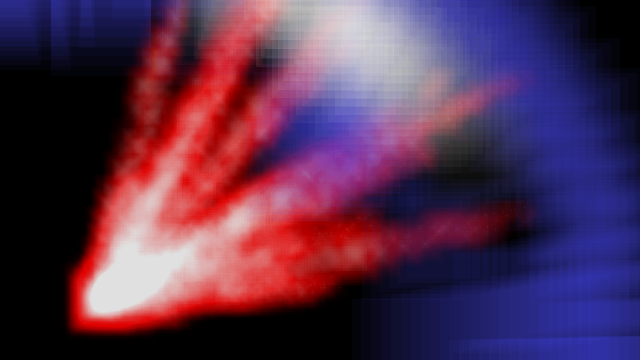
Frame 1 (no input)
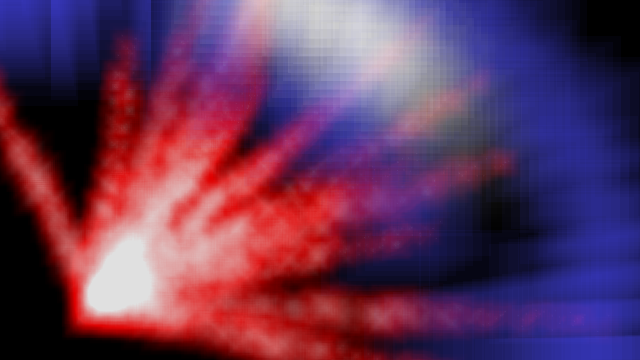
Frame 60 (the mouse pressed at the canvas centre just before this capture)
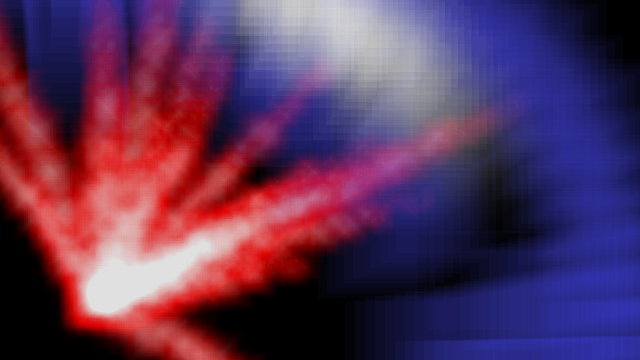
Frame 120 (the mouse held since frame 60 and released just before this capture)

The Processing sketch that drew these frames (run headless with seeded random() and noise(); from frame 60 on, the mouse is pressed at the canvas centre):

// Processing sketch: processing_84273
// ── processing_84273.pde

/*
 * Red and Blue 
 * Copyright 2012 Pavel Mironchyk 
 */

RayMachine raymachine;
Shining    blueShining; 

void setup() {
  size(640, 360);
  raymachine = new RayMachine();
  blueShining = new Shining(450, 
                            100, 400,
                           -HALF_PI/4, HALF_PI+ HALF_PI/4,
                           80, 80, 255,
                           50,150, 100);
  
  frameRate(25);
}

void blur_filter() {
  
  float v = 2 / 9.0;
  float[][] kernel = {{ 0.5*v, 0.5*v, 0.5*v }, 
                    { 0.5*v, 2*v, 0.5*v }, 
                    { 0.5*v, 0.5*v, 0.5*v }};
 loadPixels();
  for (int y = 1; y < height-1; y++) {   
    for (int x = 1; x < width-1; x++) {  
      float[] sum = { 0, 0, 0}; 
      for (int ky = -1; ky <= 1; ky++) {
        for (int kx = -1; kx <= 1; kx++) {
          int pos = (y + ky)*width + (x + kx);
          float val = red(pixels[pos]);
          sum[0] += kernel[ky+1][kx+1] * val;
          val = green(pixels[pos]);
          sum[1] += kernel[ky+1][kx+1] * val;
          val = blue(pixels[pos]);
          sum[2] += kernel[ky+1][kx+1] * val;
        }
      }
      pixels[y*width + x] = color(sum[0],sum[1],sum[2]);
    }
  }
  updatePixels();
}

void draw() {
  background(0);
  noStroke();
  raymachine.draw();
  blueShining.draw();
 // blur_filter();
}
/*
 * Red and Blue 
 * Copyright 2012 Pavel Mironchyk 
 */

class Ray
{
  int num_points;
  int layers;  
  int cx;
  int cy;
  float length;
  float direction;
  
  float[] x, y, r;
  
  float rwidth;
  float dev; // deviation 1
  float dev2; // deviation 2
  
  float oscilation;
  float amplitude;
    
  Ray(int num_points_,
      int layers_, 
      int cx_, int cy_, 
      float length_, 
      float direction_) {
    
    num_points = num_points_;
    layers = layers_;
    cx = cx_;
    cy = cy_;
    length = length_;
    direction = direction_;
    
    rwidth = 50 + random(-10,10);

    dev = 10; 
    dev2 = 5;
    
    x = new float[num_points];
    y = new float[num_points];
    r = new float[num_points*layers];
    
    float phase_shift = random(-HALF_PI, HALF_PI);
    float fragmenter = random(30, num_points);
    
    oscilation = random(40, 100);
    amplitude = random(-1,1)*HALF_PI;
  }
  
  void update()
  {
    float phase_shift = random(-HALF_PI, HALF_PI);
    float fragmenter = random(0, 100);
    float angle = direction + amplitude*sin(frameCount*TWO_PI/oscilation);
    float length_ = length + random(-150, 50);
    for(int i = 0; i < num_points; i++)
    {
      float rr2 = length_*i/num_points; 
      x[i] = cx + rr2*sin(angle) + random(-dev, dev);
      y[i] = cy - rr2*cos(angle) + random(-dev, dev);
      
      r[i] = rwidth*cos(float(i)*HALF_PI/1.3/num_points) + dev2 + dev2*sin(phase_shift + i*TWO_PI/fragmenter);
      
      for(int j = 1 ; j < layers; j++) 
      {
           float z =  r[i+((j-1)*num_points)] - rwidth/layers;
           if(z <= 0) z = 1.0;
           r[i + (j*num_points)] =z;
      }  
    }
   
  }
};


class RayMachine
{
  int num_layers; // number of layers for blur effect
  int num_points;
  int shiness;
  
  ArrayList<Ray> rays;
  
  RayMachine()
  {
    num_layers = 10;
    shiness    = 4;
    num_points = 130;
    
    int cx = 100;
    int cy = 300;
    
    int numrays = 15;
    
    rays = new ArrayList<Ray>();
    while(numrays > 0)
    {
      rays.add(new Ray(num_points,
                       num_layers,
                       cx, cy,
                       500 + random(-200, 0),
                       PI/4-random(-PI/4, PI/4)));
      numrays --;
    } 
  }
  
  void draw()
  {
     for(int j = 0; j < rays.size(); j++) {
           rays.get(j).update();
     }
           
     int layer = 0; 
     while(layer < num_layers)
     {
        if(layer < num_layers/2)
          fill(255, 0, 0, shiness);
        else
          fill(255, 255, 255, shiness);
       
       for(int i = 0 ; i < num_points; i ++) {
         for(int j = 0; j < rays.size(); j++) {
           Ray ray = rays.get(j);
           int r = (int)ray.r[i+(layer*num_points)];
           rect(ray.x[i] - r/2, ray.y[i] - r/2, r, r);
           //ellipse(ray.x[i], ray.y[i], r, r);
         }
       }
       layer ++;
     }
  }
};

/*
 * Red and Blue 
 * Copyright 2012 Pavel Mironchyk 
 */

class Shining
{

  float radius;
  int cx;
  int cy;
  float phi_min, phi_max;
  int[] scolor;
  
  int deviation1;
  int deviation2;
  int swidth;

  Shining(float radius_, 
             int cx_, int cy_, 
             float phi_min_, float phi_max_, 
             int r, int g, int b,
             int deviation1_,
             int deviation2_,
             int swidth_) {
    radius = radius_;
    cx = cx_;
    cy = cy_;
    phi_min = phi_min_;
    phi_max = phi_max_;
    scolor = new int[]{r,g,b};
    
    deviation1 = deviation1_;
    deviation2 = deviation2_;
    swidth = swidth_;
  }
  
  void draw() {
    for(float phi = phi_min; phi< phi_max; phi += 0.07)
    {
      for(float r = radius - random(-deviation1/*50*/, deviation2/*150*/); r < radius + swidth/*100*/ + random(0, /*50*/deviation1) ; r += 10)
      {
        //fill(80, 80, 255, 10);
        fill(scolor[0], scolor[1], scolor[2], 10);
        if((phi < (PI/4 + PI/6)) && (phi > (PI/4 - PI/6))) {
          if((r < (radius + 50)) && (r > (radius - 50))) {
                fill(255, 255, 255, 20.0 * exp(-0.5*(phi-PI/3)*(phi-PI/3) / (PI*PI/200)) * exp(-0.5*(r-radius)*(r-radius) / (radius*radius/100)));
          }
        }
         
        
        int x = cx + (int)(r*cos(phi));
        int y = cy - (int)(r*sin(phi));
        rect(x-50, y-50, 100, 100);
      }
    }
  }  
};
